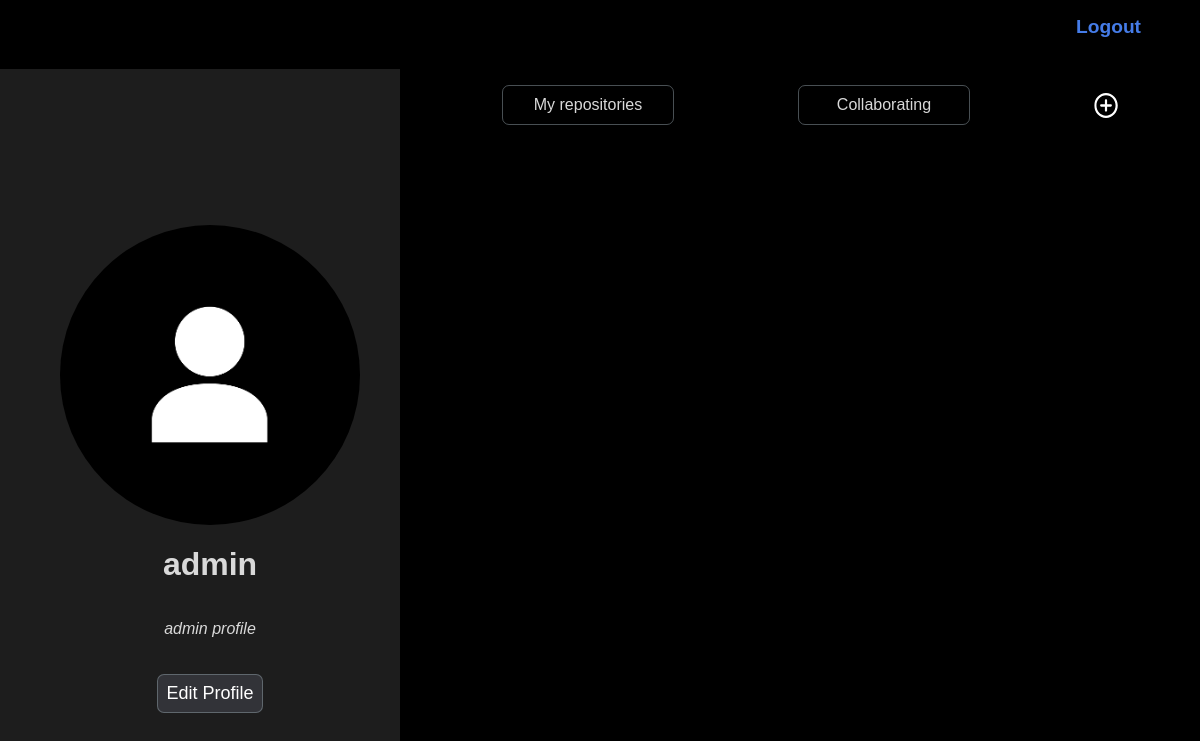
/dashboard (signed in), run on an earlier commit of the app's database.
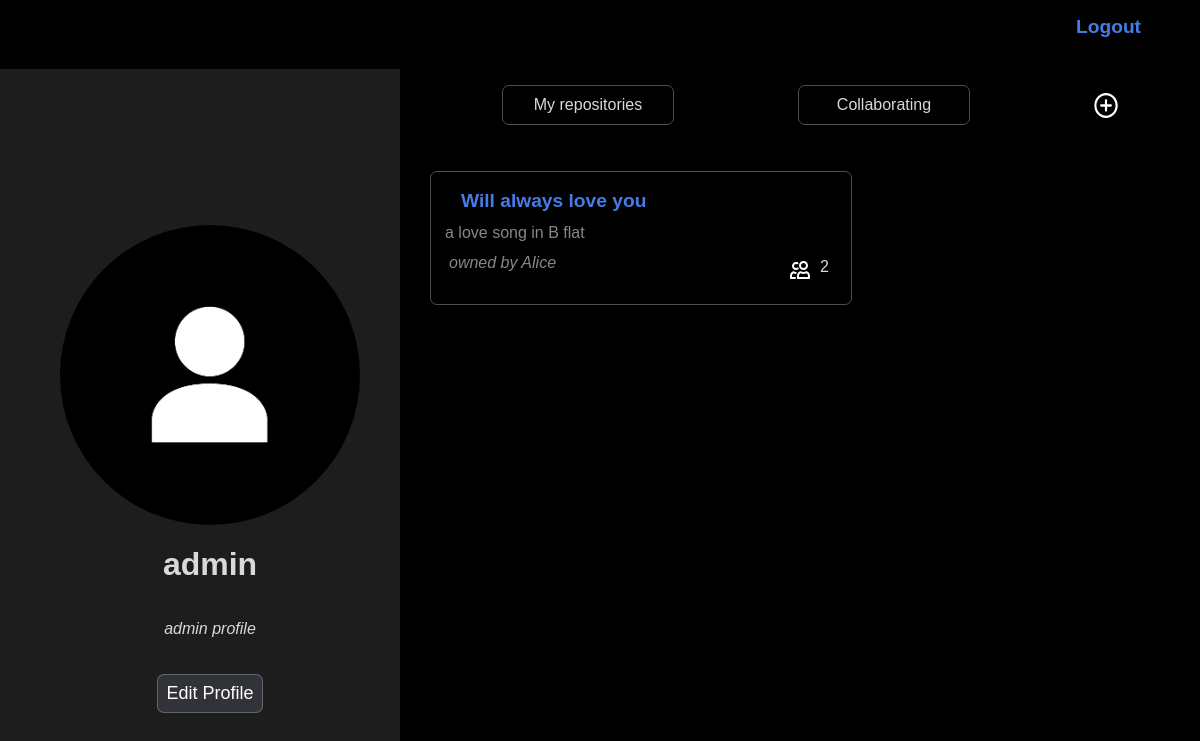
And on a later commit of the database.
### palinodes/models.py (models this page shows, shortened)
class User(AbstractUser):
    pass

class Profile(models.Model):
    user = models.OneToOneField(User, on_delete=models.CASCADE, related_name="profile")
    description = models.TextField(default="", max_length=300, blank=True)
    avatar = models.ImageField(upload_to=get_avatar_path, blank=True)
    @property
    def all_repositories(self):
        directories = set(self.user.directories.filter(parent = None)) | set(self.user.collaborating.filter(parent = None))
        sorted_directories = sorted(directories, key=lambda directory: directory.last_edited, reverse=True)
        return sorted_directories
    @cached_property
    def repositories(self):
        directories = self.user.directories.filter(parent = None)
        sorted_directories = sorted(directories, key=lambda directory: directory.last_edited, reverse=True)
        return sorted_directories
    @cached_property
    def collaborating_repositories(self):
        directories = self.user.collaborating.filter(parent = None)
        sorted_directories = sorted(directories, key=lambda directory: directory.last_edited, reverse=True)
        return sorted_directories

class Directory(models.Model):
    name = models.CharField(max_length=50)
    description = models.TextField(max_length=300, blank=True, null=True)
    created = models.DateTimeField(auto_now_add=True)
    owner = models.ForeignKey(User, on_delete=models.CASCADE, related_name="directories")
    collaborators = models.ManyToManyField(User, blank=True, related_name="collaborating")
    parent = models.ForeignKey("self", blank=True, null=True, on_delete=models.CASCADE, related_name="subdirectories")
    @property
    def latest_notification(self):
        if self.is_repository:
            return self.notifications.latest('timestamp')
    @property
    def number_of_collaborators(self):
        return self.collaborators.count()
    @property
    def is_repository(self):
        return self.parent == None
    @property
    def last_edited(self)-> datetime:
        latests = []
        if self.files.exists():
            last_file_timestamp = self.files.latest("uploaded")
            latests = latests + [last_file_timestamp.uploaded]
        if self.comments.exists():
            last_comment_timestamp = self.comments.latest("timestamp")
            latests = latests + [last_comment_timestamp.timestamp]
        if not self.subdirectories.exists() and len(latests) > 0:
             return max(latests)
        for subdirectory in self.subdirectories.all():
            latests.append(subdirectory.last_edited)
        return max(latests, default=self.created)

### palinodes/views.py (the view, shortened to what this page needs)
# urls.py: path("dashboard", views.dashboard, name="dashboard"),
@login_required
def dashboard(request):
    return render(request, "palinodes/dashboard.html", {
        "profile_form": ProfileForm()
    })

### palinodes/templates/palinodes/dashboard.html (shortened to what this page needs)
{% extends 'palinodes/layout.html' %}
{% load static %}
{% block body %}
<div id="profile-banner">
    <div id="profile-details" class="profile">
        {% if user.profile.avatar %}
        <img id="avatar" src={{user.profile.avatar.url}}>
        {% else %}
        <img style="background-color: black;" id="avatar" src="{% get_media_prefix %}Default-Profile-Picture.png" >
        {% endif %}
        <h1>{{user.username}}</h1>
        <p data-description="{{user.profile.description}}" id="profile-description"><em>{{user.profile.description}}</em></p>
        <button class="bordered clickable">Edit Profile</button>
    </div>
</div>
<div id="repositories-list">
    <ul>
        <li class="bordered clickable" id="my-repositories-btn">My repositories</li>
        <li class="bordered clickable" id="collaborating-btn">Collaborating</li>
        <li class="clickable" id="new-repository-icn" style= "width: auto; height: 24px; padding: 0px; border-radius:90%; align-self: center">
            <a href={% url 'new-repository' %}>
                <img src="{% get_media_prefix %}icons/plus-circle.svg" alt="">
            </a>
        </li>
    </ul>
    <div id="repositories-container">
        {% if user.profile.all_repositories %}
            {% for repository in user.profile.all_repositories%}
            <div class="repositories-li all-repositories bordered clickable">
                <a class="link-layer" href={% url 'repository' repository.id %}></a>
                <div class="repository-link">
                    <a href={% url 'repository' repository.id %}>
                        <strong>{{repository.name}}</strong>
                    </a>
                </div>
                <p class="dash-repo-description">{{repository.description}}</p>
                <div class="dash-collaborators">
                    <p class="dash-repo-owner-name">owned by {{repository.owner.username}}</p>
                    <div>
                        <img src="{% get_media_prefix %}icons/people.svg" alt="">
                        <p>{{repository.number_of_collaborators}}</p>
                    </div>
                </div>
            </div>
            {% endfor %}
        {% endif %}
    </div>
</div>
{% endblock %}

### palinodes/templates/palinodes/layout.html (shortened to what this page needs)
{% load static %}
<!DOCTYPE html>
<html lang="en">
<head>
    <link rel="stylesheet" href={% static 'palinodes/common.css' %}>
    <link rel="stylesheet" media="screen and (min-width: 900px)" href={% static 'palinodes/widescreen.css' %}>
    <link rel="stylesheet" media="screen and (max-width: 899px)" href={% static 'palinodes/smallscreen.css' %}>
</head>
<body>
    <nav id="top-navbar">
        <ul>
            <li id="logout"><a href={% url 'logout' %}>Logout</a></li>
        </ul>
    </nav>
    <div id="body-block">
        {% block body %}{% endblock body %}
    </div>
</body>
</html>

### palinodes/static/palinodes/common.css (style rules this page uses)
body { margin:0; padding:0; background-color: black; color: rgb(217, 217, 217); text-decoration: none; font-family:sans-serif; width: 100vw; height: 100vh; overflow: scroll; }
* { border-color: red; }
a { text-decoration: none; color: #457CE8; font-weight:bold; font-size: larger; }
ul { list-style-type: none; }
img { object-fit: contain; }
button { border: none; margin-top: 20px; padding: 8px; color: white; font-size: large; background-color: #323338; }
.bordered { border: solid; border-color: #88959c88; border-width: 1px; border-radius: 7px; }
.link-layer { flex:1; position: absolute; width: 400px; height: 92%; }
#top-navbar { margin: 1px; padding-bottom:2px; background-color: black; width: 95%; height: 50px; }
#top-navbar ul { display: flex; justify-content: space-between; align-items: center; }
#body-block { padding:0px; margin:0px; display: grid; height: 100%; width: 100vw; overflow: scroll; overflow-x: hidden; }
#profile-banner { background-color: #1d1d1d; grid-row: 1 / span 1; }
.profile { height: 100%; display: flex; flex-direction: column; justify-content: center; align-items: center; }
#avatar { border-radius: 90%; background-color: #323338; }
#repositories-list { display: flex; flex-direction: column; }
#repositories-list ul { display: flex; justify-content: space-around; }
#repositories-list ul li { display: block; position: relative; padding: 10px; text-align: center; }
#new-repository-icn { align-self: center; border-radius: 90%; }
#repositories-container { align-self: center; width: 100%; display: flex; }
.repositories-li { position: relative; margin: 10px; padding: 10px 10px; display: flex; flex-direction: column; justify-content: space-between; }
.repository-link { display: flex; }
.dash-repo-owner-name { font-weight: 50; color: #ffffff88; font-style: italic; }
.dash-repo-description { font-weight: 50; color: #ffffff88; }
.dash-collaborators { display: flex; justify-content: space-between; }
.dash-collaborators div { display: flex; }

### palinodes/static/palinodes/widescreen.css (style rules this page uses)
#body-block { grid-template-columns: 2fr 4fr auto; }
#profile-banner { grid-column: 1 / span 1; margin-left: 0px; margin-top: 0px; padding-left: 20px; flex-direction: column; }
#avatar { width: 300px; height: 300px; }
#repositories-list { grid-column: 2 / span 1; padding-right: 20px; }
#repositories-list ul li { width: 150px; }
#repositories-container { margin: 20px auto auto 20px; align-self: center; justify-content: baseline; flex-wrap: wrap; align-content: stretch; }
.repositories-li { flex-basis: 400px; display: flex; overflow: hidden; }
.repositories-li * { margin: 4px; }
.repository-link { width: 100%; }

### palinodes/static/palinodes/smallscreen.css (style rules this page uses)
#body-block { grid-template-rows: auto auto ; }
#profile-banner { grid-row: 1 / span 1; margin:0; padding: 10px 10px 10px 10px; }
.profile { font-size: smaller; }
.profile h1 { margin-right: 10px; }
.profile button { font-size: x-small; background-color: #1d1d1d; }
#avatar { width: 66px; height: 66px; margin-right: 20px; }
#repositories-list { grid-row: 2 / span 1; align-items: center; }
#repositories-list ul { width: 90%; }
#repositories-list ul li { width: 100px; font-size: smaller; }
#repositories-container { flex-direction: column; align-items: center; }
.repositories-li { flex-basis: 120px; width: 280px; flex-grow: 1; }

What changed in the data, as far as the page shows it:
added Directory: name "Will always love you", description "a love song in B flat", owner.username "Alice", number_of_collaborators "2"
